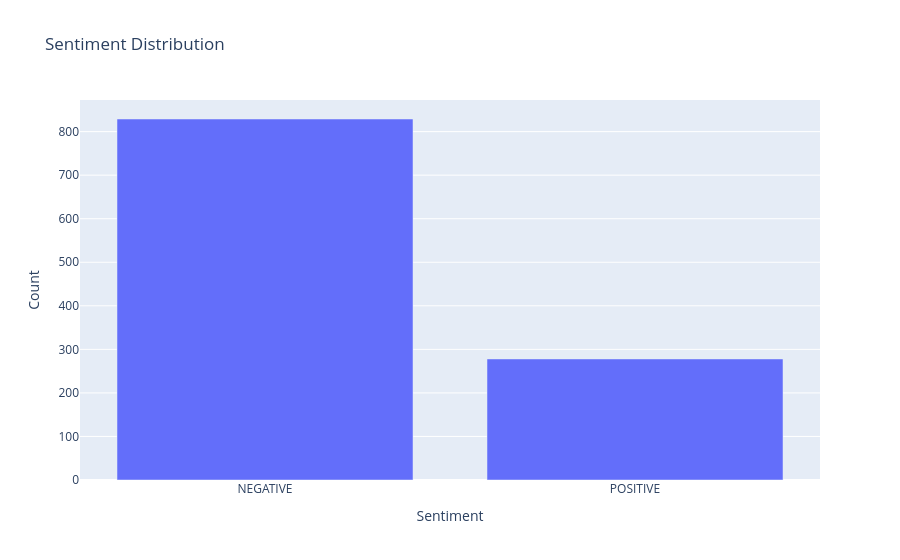

This figure's notebook cell:
### Code cell
import plotly.express as px

# Create a bar plot for sentiment distribution
df_sentiment = df_cleaned['Sentiment'].value_counts().reset_index()
df_sentiment.columns = ['Sentiment', 'Count']

fig = px.bar(df_sentiment, 
             x='Sentiment', 
             y='Count', 
             labels={'Sentiment': 'Sentiment', 'Count': 'Count'},
             title='Sentiment Distribution')

# Show the plot
fig.show()

### Figure 1 — Plotly figure (JSON) as saved in the notebook; plotly's stock layout.template omitted (floating-point values rounded to 4 significant figures)
{"data": [{"alignmentgroup": "True", "hovertemplate": "Sentiment=%{x}<br>Count=%{y}<extra></extra>", "legendgroup": "", "marker": {"color": "#636efa", "pattern": {"shape": ""}}, "name": "", "offsetgroup": "", "orientation": "v", "showlegend": false, "textposition": "auto", "type": "bar", "x": ["NEGATIVE", "POSITIVE"], "xaxis": "x", "y": [829, 278], "yaxis": "y"}], "layout": {"barmode": "relative", "legend": {"tracegroupgap": 0}, "title": {"text": "Sentiment Distribution"}, "xaxis": {"anchor": "y", "domain": [0, 1], "title": {"text": "Sentiment"}}, "yaxis": {"anchor": "x", "domain": [0, 1], "title": {"text": "Count"}}}}
